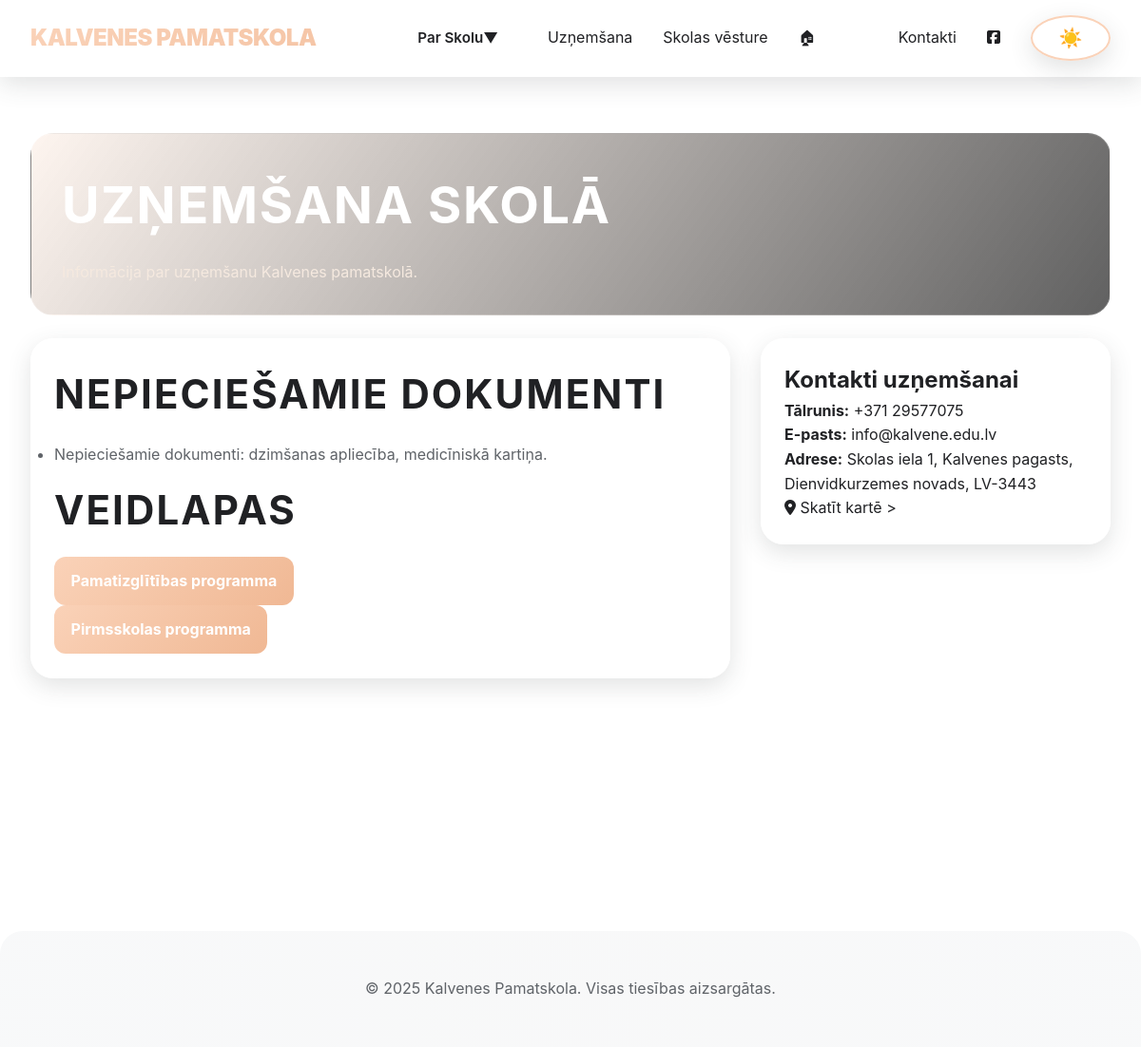
Page /Pienemsana/Uznemsana.php on the committed database.
### tables this page shows
CREATE TABLE `admissions` (
  `id` int(11) NOT NULL,
  `title` varchar(255) DEFAULT NULL,
  `content` longtext DEFAULT NULL,
  `requirements` longtext DEFAULT NULL,
  `image` varchar(255) DEFAULT NULL
);

### Pienemsana/Uznemsana.php (the view, shortened to what this page needs)
<?php
$conn = @new mysqli("localhost", "root", "", "school_site");
$admission = null;
if ($conn && !$conn->connect_error) {
    $result = $conn->query("SELECT * FROM admissions ORDER BY id DESC LIMIT 1");
    $admission = $result ? $result->fetch_assoc() : null;
}
$project = explode("/", trim($_SERVER["SCRIPT_NAME"], "/"))[0];
$title = $admission['title'] ?? 'Uzņemšana skolā';
$content = $admission['content'] ?? 'Informācija par uzņemšanu Kalvenes pamatskolā.';
$requirements = $admission['requirements'] ?? 'Nepieciešamie dokumenti: dzimšanas apliecība; medicīniskā kartiņa; vecāku iesniegums.';
$reqItems = preg_split('/\r\n|\r|\n|;/', $requirements);
$reqItems = array_values(array_filter(array_map('trim', $reqItems)));
?>
<!DOCTYPE html>
<html lang="lv">
<head>
    <link rel="stylesheet" href="/<?= htmlspecialchars($project) ?>/SkolaMainPage/Nav.css">
    <link rel="stylesheet" href="https://cdnjs.cloudflare.com/ajax/libs/font-awesome/6.5.0/css/all.min.css">
</head>
<body>
<nav class="navbar">
    <div class="nav-wrapper">
        <div class="logo">KALVENES PAMATSKOLA</div>
        <div class="nav-left">
            <div class="dropdown" id="SchoolDropdown">
                <a href="#" class="hover-underline dropdown-trigger">Par Skolu▼</a>
            </div>
            <a href="/<?= htmlspecialchars($project) ?>/Pienemsana/Uznemsana.php" class="hover-underline">Uzņemšana</a>
            <a href="/<?= htmlspecialchars($project) ?>/Skolasvest/Vesture.php" class="hover-underline">Skolas vēsture</a>
            <a href="/<?= htmlspecialchars($project) ?>/SkolaMainPage/Lapa.php" class="hover-underline">🏠︎</a>
        </div>
        <div class="nav-right">
            <a href="/<?= htmlspecialchars($project) ?>/Kontakti/KontaktiMain.php" class="hover-underline">Kontakti</a>
            <a href="https://www.facebook.com/kalvene.pamatskola.9/?locale=lv_LV" target="_blank" class="facebook-icon"><i class="fab fa-facebook-square"></i></a>
            <button type="button" class="dark-mode-toggle" aria-label="Toggle dark mode">🌙</button>
        </div>
    </div>
</nav>
<div class="page-content">
    <section class="page-hero">
        <h1><?= htmlspecialchars($title) ?></h1>
        <p><?= htmlspecialchars($content) ?></p>
    </section>
    <div class="main-container">
        <article class="left-content">
            <h2>Nepieciešamie dokumenti</h2>
            <ul>
                <?php foreach ($reqItems as $item): ?>
                    <li><?= htmlspecialchars($item) ?></li>
                <?php endforeach; ?>
            </ul>
            <h2>Veidlapas</h2>
            <p><a class="download-button" href="/<?= htmlspecialchars($project) ?>/Pienemsana/Pamatskola_iesniegums.docx" download>Pamatizglītības programma</a></p>
            <p><a class="download-button" href="/<?= htmlspecialchars($project) ?>/Pienemsana/Pirmskola_Iesniegums.docx" download>Pirmsskolas programma</a></p>
        </article>
        <aside class="right-info">
            <h2>Kontakti uzņemšanai</h2>
            <p><strong>Tālrunis:</strong> +371 29577075</p>
            <p><strong>E-pasts:</strong> info@kalvene.edu.lv</p>
            <p><strong>Adrese:</strong> Skolas iela 1, Kalvenes pagasts, Dienvidkurzemes novads, LV-3443</p>
            <div class="map-button">
                <i class="fa-solid fa-location-dot"></i>
                <a href="https://maps.google.com/?q=Kalvenes+pamatskola" target="_blank">Skatīt kartē ></a>
            </div>
        </aside>
    </div>
</div>
<footer class="end-container">
    <p>© 2025 Kalvenes Pamatskola. Visas tiesības aizsargātas.</p>
</footer>
</body>
</html>

### rows in the picture
admissions: title "UZŅEMŠANA SKOLĀ", content "Informācija par uzņemšanu Kalvenes pamatskolā.", requirements "Nepieciešamie dokumenti: dzimšanas apliecība, medicīniskā kartiņa."
